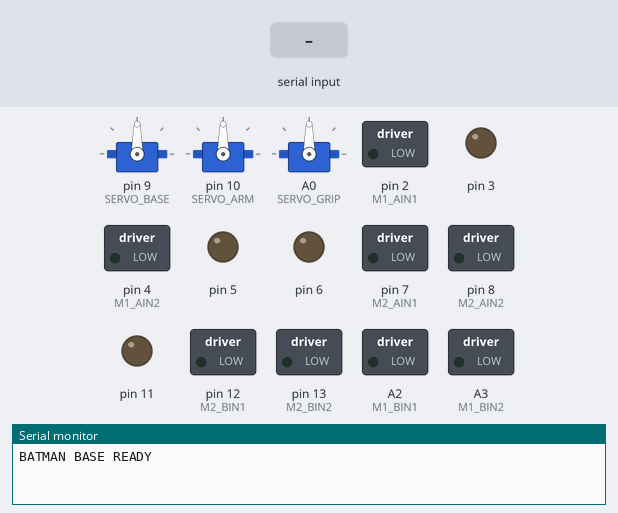
A sketch run on a simulated Arduino Uno, built with avr-gcc and run on an emulated ATmega328P. Shown: 3 × servo, switched loads named in the sketch (green lamp = pin HIGH), output pins drawn as LEDs (lit = HIGH), the last lines printed to the serial monitor. The inputs (shaded band) are chosen by the test bench.

Above: at 1.7 s.
1.8 s: "SB 45\n" received over Serial
At 2.6 s:
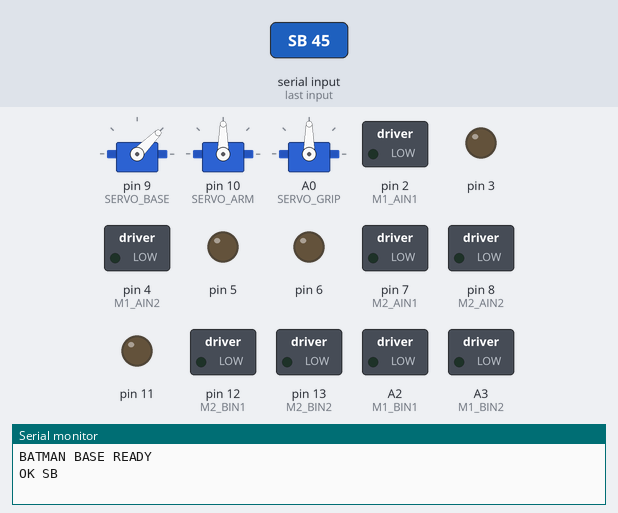
3.3 s: "SA 45\n" received over Serial
At 3.7 s:
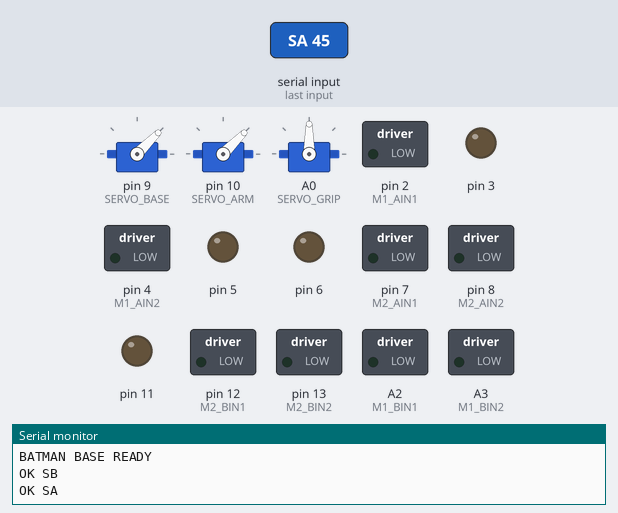
4.8 s: "SG 45\n" received over Serial
At 6.0 s:
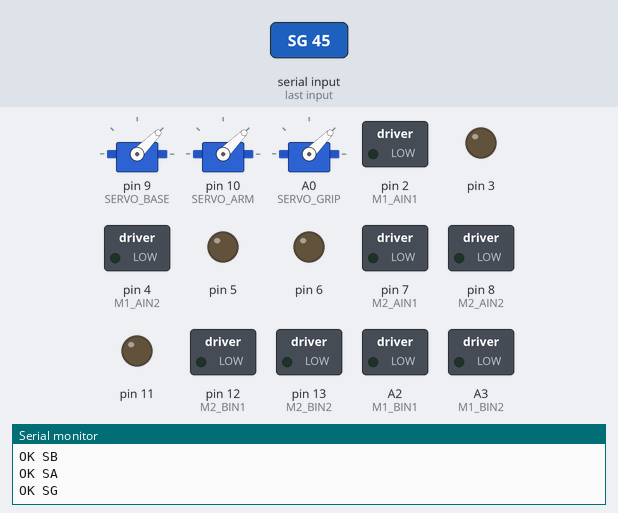
6.3 s: "F90\n" received over Serial
At 7.2 s:
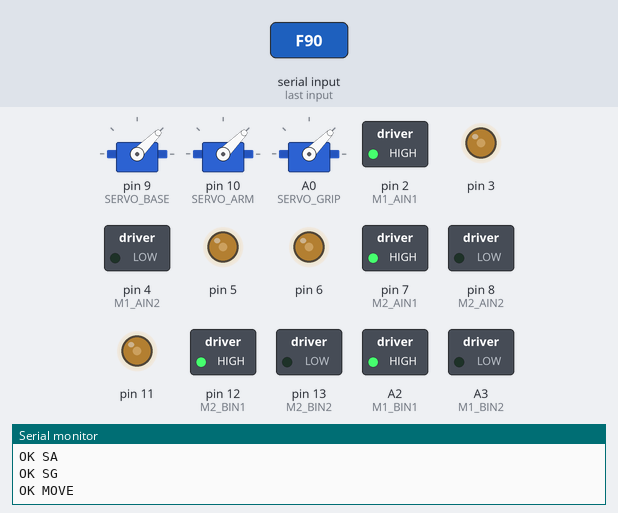
7.8 s: "SB\n" received over Serial
At 8.3 s:
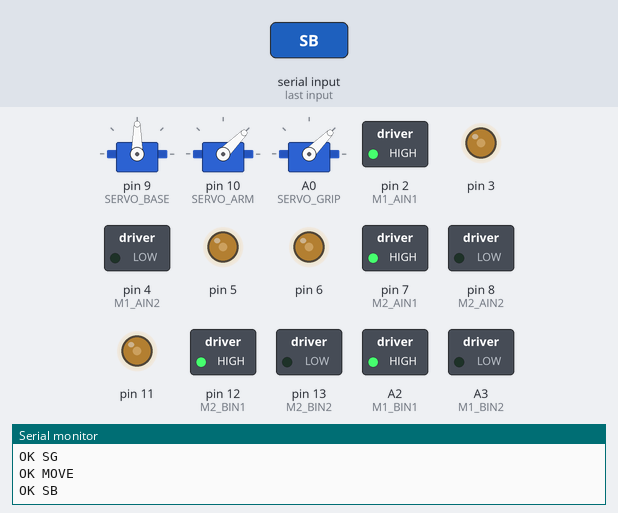
9.3 s: "S\n" received over Serial
At 10.7 s:
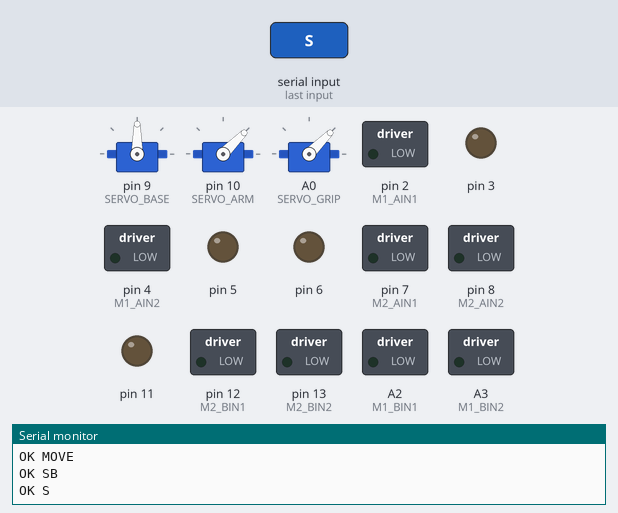
Timing chart, 0 to 11.8 s (numbered marks = the images above; inputs shaded):
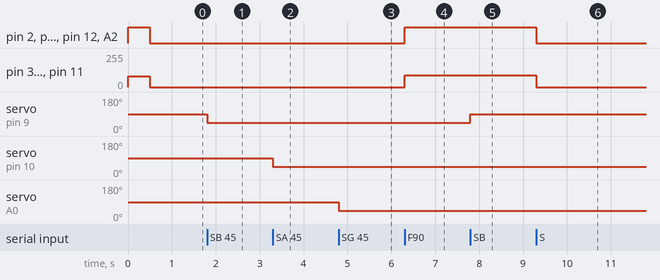

Measured:
- after the input at 1.8 s, servo on pin 9 (SERVO_BASE): 90° → 45° at once
- after the input at 3.3 s, servo on pin 10 (SERVO_ARM): 90° → 45° at once
- after the input at 4.8 s, servo on A0 (SERVO_GRIP): 90° → 45° at once
- after the input at 6.3 s, pin 2 (M1_AIN1), pin 7 (M2_AIN1), pin 12 (M2_BIN1), A2 (M1_BIN1): LOW → HIGH at once; pin 3, pin 5, pin 6, pin 11: 0/255 → 90/255 at once
- after the input at 7.8 s, servo on pin 9 (SERVO_BASE): 45° → 90° at once
- after the input at 9.3 s, pin 2 (M1_AIN1), pin 7 (M2_AIN1), pin 12 (M2_BIN1), A2 (M1_BIN1): HIGH → LOW at once; pin 3, pin 5, pin 6, pin 11: 90/255 → 0/255 at once

The sketch:

robot_base.ino
```cpp
/*
  Batman — Arduino standalone base sketch
  - Same pinout as UNO_Q/mcu/robot_mcu.ino
  - Provides simple serial control; can run without a Linux host
*/

#include <Servo.h>

// HW-166 #1
const int M1_PWMA = 3;
const int M1_AIN1 = 2;
const int M1_AIN2 = 4;
const int M1_PWMB = 5;
const int M1_BIN1 = A2; // digital
const int M1_BIN2 = A3; // digital

// HW-166 #2
const int M2_PWMA = 6;
const int M2_AIN1 = 7;
const int M2_AIN2 = 8;
const int M2_PWMB = 11;
const int M2_BIN1 = 12;
const int M2_BIN2 = 13;

// Servos
const int SERVO_BASE = 9;
const int SERVO_ARM  = 10;
const int SERVO_GRIP = A0; // digital 14

Servo servoBase, servoArm, servoGrip;

struct MotorChannel { int in1; int in2; int pwm; };
MotorChannel M_LEFT_FRONT  = { M1_AIN1, M1_AIN2, M1_PWMA };
MotorChannel M_RIGHT_FRONT = { M1_BIN1, M1_BIN2, M1_PWMB };
MotorChannel M_LEFT_REAR   = { M2_AIN1, M2_AIN2, M2_PWMA };
MotorChannel M_RIGHT_REAR  = { M2_BIN1, M2_BIN2, M2_PWMB };

void driveChannel(const MotorChannel& m, int speed) {
  int mag = speed; if (mag < 0) mag = -mag; if (mag > 255) mag = 255;
  if (speed > 0) { digitalWrite(m.in1, HIGH); digitalWrite(m.in2, LOW); }
  else if (speed < 0) { digitalWrite(m.in1, LOW); digitalWrite(m.in2, HIGH); }
  else { digitalWrite(m.in1, LOW); digitalWrite(m.in2, LOW); }
  analogWrite(m.pwm, mag);
}
void setLR(int l, int r) {
  driveChannel(M_LEFT_FRONT, l); driveChannel(M_LEFT_REAR, l);
  driveChannel(M_RIGHT_FRONT, r); driveChannel(M_RIGHT_REAR, r);
}
void stopAll() { setLR(0, 0); }

static String rxLine;
int parseIntAfter(const String& s, const String& k, int fb) {
  int i = s.indexOf(k); if (i < 0) return fb; i += k.length();
  while (i < (int)s.length() && (s[i] == ' ' || s[i] == '=')) i++;
  int sign = 1; if (i < (int)s.length() && s[i] == '-') { sign = -1; i++; }
  long v = 0; bool any = false;
  while (i < (int)s.length() && isDigit(s[i])) { v = v*10 + (s[i]-'0'); i++; any = true; }
  if (!any) return fb; int iv = (int)(v*sign);
  if (iv > 255) iv = 255; if (iv < -255) iv = -255; return iv;
}
void handleLine(const String& raw) {
  String s = raw; s.trim(); if (!s.length()) return;
  String up = s; up.toUpperCase();
  if (up.startsWith("M")) { int l = parseIntAfter(s,"L",0), r = parseIntAfter(s,"R",0); setLR(l,r); Serial.println(F("OK M")); return; }
  if (up == "S") { stopAll(); Serial.println(F("OK S")); return; }
  if (up[0]=='F'||up[0]=='B'||up[0]=='L'||up[0]=='R') {
    int sp = parseIntAfter(s, String(up[0]), 120); if (sp<0) sp=0; if (sp>255) sp=255;
    if (up[0]=='F') setLR(sp,sp); if (up[0]=='B') setLR(-sp,-sp);
    if (up[0]=='L') setLR(-sp,sp); if (up[0]=='R') setLR(sp,-sp);
    Serial.println(F("OK MOVE")); return;
  }
  if (up.startsWith("SB")) { int v=parseIntAfter(s,"SB",90); if(v<0)v=0;if(v>180)v=180; servoBase.write(v); Serial.println(F("OK SB")); return; }
  if (up.startsWith("SA")) { int v=parseIntAfter(s,"SA",90); if(v<0)v=0;if(v>180)v=180; servoArm.write(v);  Serial.println(F("OK SA")); return; }
  if (up.startsWith("SG")) { int v=parseIntAfter(s,"SG",90); if(v<0)v=0;if(v>180)v=180; servoGrip.write(v); Serial.println(F("OK SG")); return; }
  Serial.println(F("ERR"));
}

void setup() {
  pinMode(M1_AIN1, OUTPUT); pinMode(M1_AIN2, OUTPUT);
  pinMode(M1_BIN1, OUTPUT); pinMode(M1_BIN2, OUTPUT);
  pinMode(M2_AIN1, OUTPUT); pinMode(M2_AIN2, OUTPUT);
  pinMode(M2_BIN1, OUTPUT); pinMode(M2_BIN2, OUTPUT);
  digitalWrite(M1_AIN1, LOW); digitalWrite(M1_AIN2, LOW);
  digitalWrite(M1_BIN1, LOW); digitalWrite(M1_BIN2, LOW);
  digitalWrite(M2_AIN1, LOW); digitalWrite(M2_AIN2, LOW);
  digitalWrite(M2_BIN1, LOW); digitalWrite(M2_BIN2, LOW);
  servoBase.attach(SERVO_BASE); servoArm.attach(SERVO_ARM); servoGrip.attach(SERVO_GRIP);
  servoBase.write(90); servoArm.write(90); servoGrip.write(90);
  Serial.begin(115200);
  Serial.println(F("BATMAN BASE READY"));
  // Gentle nudge forward to prove life (safe if wheels lifted)
  setLR(80, 80); delay(500); stopAll();
}

void loop() {
  while (Serial.available() > 0) {
    char c = (char)Serial.read();
    if (c=='\r') continue;
    if (c=='\n') { handleLine(rxLine); rxLine=""; }
    else if (rxLine.length() < 96) rxLine += c;
  }
}
```
